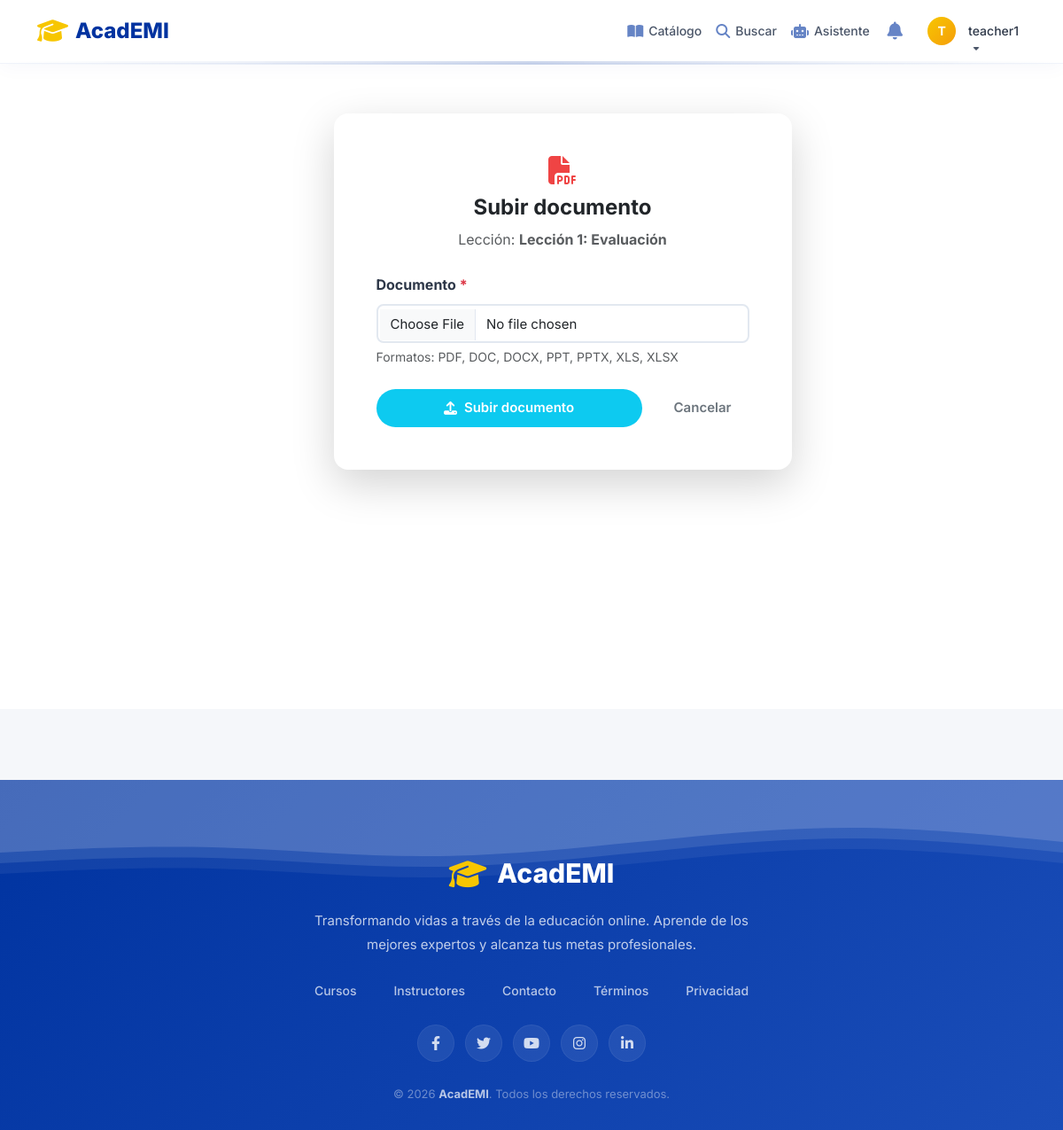
Screenshot of /lesson/1/upload-document/ (signed in) with the database file from the repository.
### academi/models.py (models this page shows, shortened)
class User(AbstractUser):
    ROLES = (
        ('student', 'Estudiante'),
        ('teacher', 'Docente'),
        ('admin', 'Administrador'),
    )
    role = models.CharField(max_length=20, choices=ROLES, default='student')
    email_verified = models.BooleanField(default=False)  # RF-07
    verification_token = models.CharField(max_length=255, blank=True, null=True)
    reset_password_token = models.CharField(max_length=255, blank=True, null=True)  # RF-03
    reset_password_expires = models.DateTimeField(blank=True, null=True)
    created_at = models.DateTimeField(auto_now_add=True)
    updated_at = models.DateTimeField(auto_now=True)
    is_active = models.BooleanField(default=True)
    last_login_ip = models.GenericIPAddressField(blank=True, null=True)
    profile_picture = models.ImageField(upload_to='profiles/', blank=True, null=True)
    phone = models.CharField(max_length=20, blank=True, null=True)
    bio = models.TextField(blank=True, null=True)
    full_name = models.CharField(max_length=200, blank=True, null=True)
    birth_date = models.DateField(blank=True, null=True)
    city = models.CharField(max_length=100, blank=True, null=True)
    education_level = models.CharField(max_length=50, blank=True, null=True)
    university = models.CharField(max_length=200, blank=True, null=True)
    career = models.CharField(max_length=200, blank=True, null=True)
    semester = models.CharField(max_length=50, blank=True, null=True)
    interests = models.TextField(blank=True, null=True)
    teacher_full_name = models.CharField(max_length=200, blank=True, null=True)
    teacher_phone = models.CharField(max_length=20, blank=True, null=True)
    teacher_email = models.EmailField(blank=True, null=True)
    specialty = models.CharField(max_length=200, blank=True, null=True)
    experience_years = models.CharField(max_length=20, blank=True, null=True)
    teaching_materials = models.TextField(blank=True, null=True)
    teaching_level = models.TextField(blank=True, null=True)
    institution = models.CharField(max_length=200, blank=True, null=True)
    teacher_bio = models.TextField(blank=True, null=True)
    linkedin = models.URLField(blank=True, null=True)
    website = models.URLField(blank=True, null=True)

class Lesson(models.Model):
    LESSON_TYPES = (
        ('video', 'Video'),
        ('document', 'Documento'),
        ('text', 'Texto'),
        ('quiz', 'Cuestionario'),
        ('exam', 'Examen'),          # <--- AGREGAR
        ('assignment', 'Tarea'),
    )
    module = models.ForeignKey(Module, on_delete=models.CASCADE, related_name='lessons')
    title = models.CharField(max_length=200)
    description = models.TextField(blank=True, null=True)
    content = models.TextField(blank=True, null=True)
    lesson_type = models.CharField(max_length=20, choices=LESSON_TYPES, default='video')
    video_url = models.URLField(blank=True, null=True)
    video_file = models.FileField(upload_to='videos/', blank=True, null=True)
    document_file = models.FileField(upload_to='documents/', blank=True, null=True)
    order = models.IntegerField(default=0)
    is_free = models.BooleanField(default=False)
    is_published = models.BooleanField(default=False)
    duration_minutes = models.IntegerField(default=0)
    assignment_deadline_days = models.IntegerField(default=7, null=True, blank=True)
    assignment_deadline_hours = models.IntegerField(default=0, null=True, blank=True)
    created_at = models.DateTimeField(auto_now_add=True)
    updated_at = models.DateTimeField(auto_now=True)
    class Meta:
        ordering = ['order']

### academi/views.py (the view, shortened to what this page needs)
# urls.py: path('lesson/<int:lesson_id>/upload-document/', views.upload_document_view, name='upload_document'),
@login_required
def upload_document_view(request, lesson_id):
    lesson = get_object_or_404(Lesson, id=lesson_id)
    course = lesson.module.course
    if request.user != course.teacher and request.user.role != 'admin':
        messages.error(request, 'No tienes permisos.')
        return redirect('dashboard')
    return render(request, 'academi/courses/subir_documento.html', {'lesson': lesson})

### templates/academi/courses/subir_documento.html (shortened to what this page needs)
{% extends 'partials/base.html' %}
{% block content %}
<div class="container py-5">
    <div class="row justify-content-center">
        <div class="col-md-6">
            <div class="card shadow-lg border-0">
                <div class="card-body p-5">
                    <div class="text-center mb-4">
                        <i class="fas fa-file-pdf fa-2x" style="color: var(--danger);"></i>
                        <h4 class="mt-2 fw-bold">Subir documento</h4>
                        <p class="text-muted">Lección: <strong>{{ lesson.title }}</strong></p>
                    </div>
                    <form method="POST" enctype="multipart/form-data">
                        <div class="mb-3">
                            <label class="form-label fw-bold">Documento <span class="text-danger">*</span></label>
                            <input type="file" name="document" class="form-control" accept=".pdf,.doc,.docx,.ppt,.pptx,.xls,.xlsx" required>
                            <div class="form-text">Formatos: PDF, DOC, DOCX, PPT, PPTX, XLS, XLSX</div>
                        </div>
                        <div class="d-flex gap-3 mt-4">
                            <button type="submit" class="btn btn-info flex-grow-1 text-white">
                                <i class="fas fa-upload"></i> Subir documento
                            </button>
                            <a href="{% url 'manage_course' lesson.module.course.id %}" class="btn btn-outline-secondary">
                                Cancelar
                            </a>
                        </div>
                    </form>
                </div>
            </div>
        </div>
    </div>
</div>
{% endblock %}

### templates/partials/header.html (shortened to what this page needs)
<nav class="navbar navbar-expand-lg fixed-top">
    <div class="container">
        <a class="navbar-brand" href="{% url 'dashboard' %}">
            <i class="fas fa-graduation-cap"></i>
            <span>AcadEMI</span>
        </a>
        <div class="collapse navbar-collapse" id="navbarNav">
            <ul class="navbar-nav ms-auto align-items-center">
                <li class="nav-item">
                    <a class="nav-link" href="{% url 'catalog' %}">
                        <i class="fas fa-book-open"></i> Catálogo
                    </a>
                </li>
                <li class="nav-item">
                    <a class="nav-link" href="{% url 'search_courses' %}">
                        <i class="fas fa-search"></i> Buscar
                    </a>
                </li>
                <li class="nav-item">
                    <a class="nav-link" href="{% url 'chatbot' %}">
                        <i class="fas fa-robot"></i> Asistente
                    </a>
                </li>
                {% if user.is_authenticated %}
                <li class="nav-item">
                    <a class="nav-link icon-link" href="{% url 'notifications' %}" title="Notificaciones">
                        <i class="fas fa-bell"></i>
                    </a>
                </li>
                <li class="nav-item dropdown ms-2">
                    <a class="nav-link dropdown-toggle d-flex align-items-center" href="#" id="userDropdown" role="button" data-bs-toggle="dropdown">
                        {% if user.profile_picture %}
                            <img src="{{ user.profile_picture.url }}" alt="{{ user.username }}" class="user-avatar">
                        {% else %}
                            <div class="user-avatar-placeholder">
                                {{ user.username|first|upper }}
                            </div>
                        {% endif %}
                        <span class="user-name ms-2">{{ user.username }}</span>
                    </a>
                </li>
                {% endif %}
            </ul>
        </div>
    </div>
</nav>

### static/css/academia.css (style rules this page uses)
:root { --font: 'Inter', sans-serif; --font-size-h1: 32px; --font-size-h2: 26px; --font-size-h3: 22px; --font-size-h4: 18px; --font-size-body: 16px; --font-size-small: 14px; --font-size-xs: 12px; --font-size-button: 15px; --font-size-input: 15px; --font-weight-regular: 400; --font-weight-medium: 500; --font-weight-semibold: 600; --font-weight-bold: 700; --line-height-title: 1.2; --line-height-heading: 1.3; --line-height-body: 1.6; --line-height-small: 1.4; --primary: #0033a0; --primary-dark: #002277; --primary-light: #1a4db8; --primary-lighter: #e8edf5; --primary-gradient: linear-gradient(135deg, #0033a0, #1a4db8); --secondary: #f7c600; --secondary-dark: #d4a800; --white: #ffffff; --white-smoke: #f5f7fa; --gray-light: #e2e8f0; --gray: #718096; --gray-dark: #2d3748; --dark: #1a202c; --success: #10b981; --danger: #ef4444; --warning: #f59e0b; --info: #3b82f6; --text-primary: #1a202c; --text-secondary: #2d3748; --text-muted: #718096; --text-white: #ffffff; --bg-primary: #ffffff; --bg-secondary: #f5f7fa; --bg-light: #e8edf5; --border-color: #e2e8f0; --border-radius: 16px; --border-radius-sm: 8px; --border-radius-lg: 20px; --border-radius-pill: 999px; --shadow: 0 4px 20px rgba(0, 51, 160, 0.08); --shadow-hover: 0 8px 40px rgba(0, 51, 160, 0.15); --shadow-card: 0 2px 12px rgba(0, 0, 0, 0.06); --shadow-modal: 0 10px 40px rgba(0, 0, 0, 0.15); --space-1: 4px; --space-2: 8px; --space-3: 12px; --space-4: 16px; --space-5: 20px; --space-6: 24px; --space-7: 32px; --space-8: 40px; --space-9: 48px; --space-10: 64px; --button-height: 44px; --button-padding-x: 20px; --button-padding-y: 10px; --button-radius: 8px; --button-font-size: 15px; --button-font-weight: 600; --input-height: 44px; --input-padding-x: 14px; --input-padding-y: 10px; --input-radius: 8px; --input-font-size: 15px; --input-border: #e2e8f0; --input-focus: #0033a0; --card-padding: 24px; --card-radius: 16px; --card-background: #ffffff; --card-shadow: 0 4px 20px rgba(0, 51, 160, 0.08); --icon-xs: 14px; --icon-sm: 18px; --icon-md: 22px; --icon-lg: 28px; --icon-xl: 36px; --transition-fast: all 0.15s ease; --transition: all 0.3s ease; --transition-slow: all 0.5s ease; --container-max-width: 1200px; --container-padding: 24px; --z-dropdown: 1000; --z-sticky: 1100; --z-modal: 1200; --z-tooltip: 1300; }
* { margin: 0; padding: 0; box-sizing: border-box; }
body { font-family: var(--font); font-size: 16px; line-height: 1.7; background: var(--white-smoke); color: var(--gray-dark); min-height: 100vh; }
.card { border-radius: var(--card-radius); border: none; background: var(--card-background); box-shadow: var(--card-shadow); transition: var(--transition); margin-bottom: var(--space-5); }
.card-body { padding: var(--card-padding); }
.btn { border-radius: var(--border-radius-pill); padding: var(--button-padding-y) var(--button-padding-x); font-weight: var(--button-font-weight); font-size: var(--button-font-size); transition: var(--transition); border: none; cursor: pointer; display: inline-flex; align-items: center; justify-content: center; gap: var(--space-2); }
.form-control { height: var(--input-height); padding: var(--input-padding-y) var(--input-padding-x); border: 2px solid var(--input-border); border-radius: var(--input-radius); font-size: var(--input-font-size); font-family: var(--font); transition: var(--transition); }
.form-label { font-weight: var(--font-weight-medium); color: var(--text-secondary); margin-bottom: var(--space-2); }
.navbar { z-index: 100 !important; position: fixed !important; top: 0 !important; left: 0 !important; right: 0 !important; }

### rows the page displays
User: username|first "T", username "teacher1"
Lesson: title "Lección 1: Evaluación"
